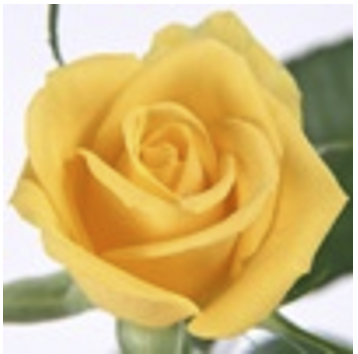
#> input picture ExtractFlowerFromBackGround/BT1.png, 358 x 354 px
$ python ExtractFlowerFromBackground.py
#> lines starting #> are read from the running program, lines starting #| are printed output that depends on the picture
import numpy as np
import matplotlib.pyplot as plt
import cv2

# Đọc ảnh
image = cv2.imread('BT1.png')
#> image is the input picture: shape (354, 358, 3); mean B, G, R 122.3, 185.1, 210.6
image_RGB = cv2.cvtColor(image, cv2.COLOR_BGR2RGB)

# Chuyển sang không gian màu LAB
image_HSV = cv2.cvtColor(image_RGB, cv2.COLOR_RGB2HSV)
#> image_HSV: shape (354, 358, 3); mean H, S, V 43.1, 112.7, 213.7
image_vectorized = image_HSV.reshape((-1, 3)).astype(np.float32)

# Số lượng cụm (clusters)
K = 3  # Một cụm cho bông hoa, hai cụm cho nền

# Khởi tạo các centroids ban đầu
centroids = image_vectorized[np.random.choice(image_vectorized.shape[0], K, replace=False), :]
#> centroids = [[17, 215, 211], [20, 189, 218], [22, 158, 221]]

# Khởi tạo biến lưu trữ cluster assignment
cluster_assignments = np.zeros((image_vectorized.shape[0], 1))

# Lặp lại việc cập nhật centroids và phân loại dữ liệu
for i in range(10):
    # Phân loại dữ liệu theo các centroids hiện tại
    for j in range(image_vectorized.shape[0]):
        distances = np.sum((centroids - image_vectorized[j, :])**2, axis=1)
        idx = np.argmin(distances)
        cluster_assignments[j] = idx

    # Cập nhật centroids bằng cách lấy trung bình của các điểm trong cùng một cluster
    for j in range(K):
        centroids[j, :] = np.mean(image_vectorized[cluster_assignments.ravel() == j, :], axis=0)
#> after the loop, centroids = [[23.06, 180.6, 181.8], [22.31, 148.2, 230.1], [81.54, 22.79, 217.6]]

# Tính toán điểm số cho mỗi cụm
scores = []
for centroid in centroids:
    # Tính điểm dựa trên giá trị kênh a (màu vàng)
    a_score = centroid[1]  # Giả sử kênh a là thứ tự thứ 2 trong không gian màu LAB

    # Tính điểm dựa trên vị trí của cụm
    x, y = centroid[0], centroid[2]  # Giả sử kênh L và b là thứ tự thứ 1 và thứ 3
    image_center_x, image_center_y = image_HSV.shape[1] // 2, image_HSV.shape[0] // 2
    position_score = 1 / (np.sqrt((x - image_center_x)**2 + (y - image_center_y)**2) + 1)

    # Tổng điểm của cụm
    total_score = a_score + position_score
    scores.append(total_score)
#> this loop made 3 passes
#> (centroid, a_score, x, y, position_score, total_score) on passes 1 to 3: ([23.06, 180.6, 181.8], 180.6, 23.06, 181.8, 0.00637, 180.6), ([22.31, 148.2, 230.1], 148.2, 22.31, 230.1, 0.00601, 148.2), ([81.54, 22.79, 217.6], 22.79, 81.54, 217.6, 0.00938, 22.8)
#> after the loop, scores = [180.6, 148.2, 22.8]

# Xác định cụm nào là bông hoa dựa trên điểm số cao nhất
flower_centroid_idx = np.argmax(scores)
#> flower_centroid_idx = 0
flower_mask = cluster_assignments.ravel() == flower_centroid_idx

# Áp dụng mặt nạ lên ảnh gốc, đặt nền thành màu đen
masked_image = np.copy(image_RGB)
masked_image[np.logical_not(flower_mask.reshape(image_RGB.shape[:2])), :] = 0
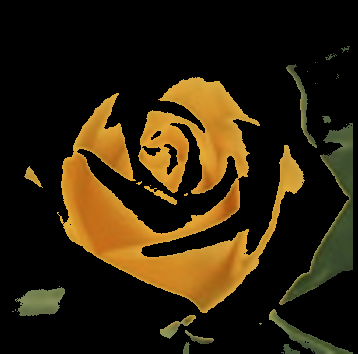
#> masked_image: shape (354, 358, 3); mean R, G, B 44.8, 32.8, 11.6

# Hiển thị ảnh đã loại bỏ nền
plt.subplot(1, 2, 1)
plt.imshow(image_RGB)
plt.title('Original Image')
plt.axis('off')
plt.subplot(1, 2, 2)
plt.imshow(masked_image)
plt.title('Background Removed')
plt.axis('off')
plt.show()
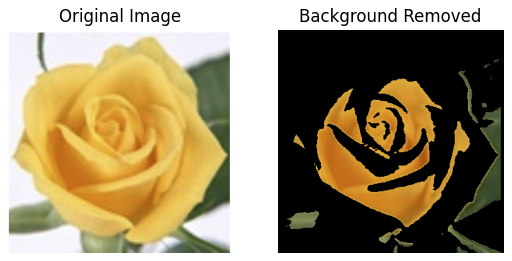
#> figure drawn by matplotlib, 2 panels
